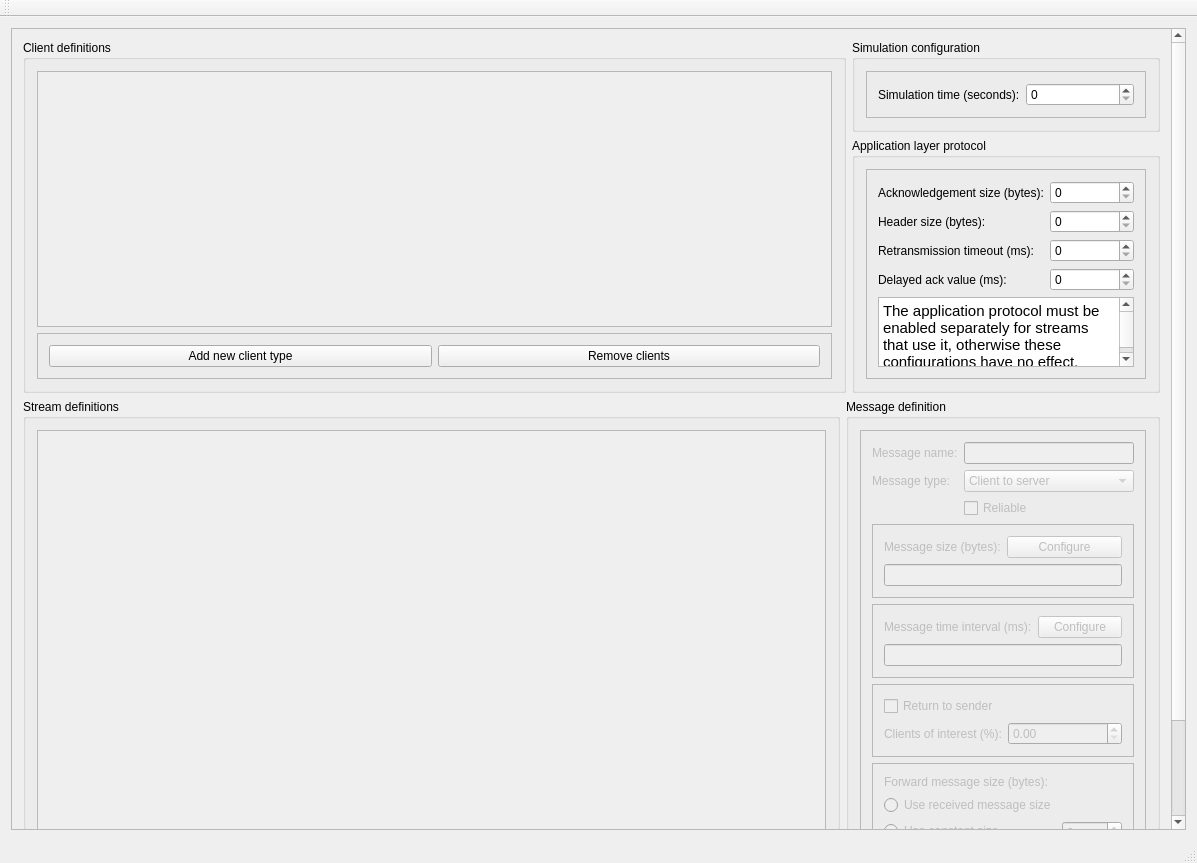
<?xml version="1.0" encoding="UTF-8"?>
<ui version="4.0">
 <class>MainWindow</class>
 <widget class="QMainWindow" name="MainWindow">
  <property name="geometry">
   <rect>
    <x>0</x>
    <y>0</y>
    <width>1197</width>
    <height>863</height>
   </rect>
  </property>
  <property name="windowTitle">
   <string>MainWindow</string>
  </property>
  <widget class="QWidget" name="centralWidget">
   <property name="sizePolicy">
    <sizepolicy hsizetype="Preferred" vsizetype="Preferred">
     <horstretch>0</horstretch>
     <verstretch>0</verstretch>
    </sizepolicy>
   </property>
   <layout class="QGridLayout" name="gridLayout">
    <item row="0" column="0">
     <widget class="QScrollArea" name="mainScrollArea">
      <property name="widgetResizable">
       <bool>true</bool>
      </property>
      <widget class="QWidget" name="scrollAreaWidgetContents_12">
       <property name="geometry">
        <rect>
         <x>0</x>
         <y>-149</y>
         <width>1161</width>
         <height>960</height>
        </rect>
       </property>
       <layout class="QGridLayout" name="gridLayout_5">
        <item row="0" column="0" rowspan="2" colspan="2">
         <widget class="QGroupBox" name="clientsGroupBox">
          <property name="title">
           <string>Client definitions</string>
          </property>
          <layout class="QVBoxLayout" name="verticalLayout">
           <item>
            <widget class="QScrollArea" name="clientScrollArea">
             <property name="widgetResizable">
              <bool>true</bool>
             </property>
             <widget class="QWidget" name="scrollAreaWidgetContents_14">
              <property name="geometry">
               <rect>
                <x>0</x>
                <y>0</y>
                <width>790</width>
                <height>264</height>
               </rect>
              </property>
             </widget>
            </widget>
           </item>
           <item>
            <widget class="QFrame" name="clientFrame">
             <property name="frameShape">
              <enum>QFrame::StyledPanel</enum>
             </property>
             <property name="frameShadow">
              <enum>QFrame::Raised</enum>
             </property>
             <layout class="QHBoxLayout" name="horizontalLayout">
              <item>
               <widget class="QPushButton" name="addClientButton">
                <property name="toolTip">
                 <string>Add defined amount of new client types. Copies values from previous client type.</string>
                </property>
                <property name="text">
                 <string>Add new client type</string>
                </property>
               </widget>
              </item>
              <item>
               <widget class="QPushButton" name="removeClientButton">
                <property name="toolTip">
                 <string>Remove client types from list.</string>
                </property>
                <property name="text">
                 <string>Remove clients</string>
                </property>
               </widget>
              </item>
             </layout>
            </widget>
           </item>
          </layout>
         </widget>
        </item>
        <item row="0" column="2">
         <widget class="QGroupBox" name="groupBox_2">
          <property name="title">
           <string>Simulation configuration</string>
          </property>
          <layout class="QVBoxLayout" name="verticalLayout_2">
           <item>
            <widget class="QFrame" name="frame_2">
             <property name="frameShape">
              <enum>QFrame::StyledPanel</enum>
             </property>
             <property name="frameShadow">
              <enum>QFrame::Raised</enum>
             </property>
             <layout class="QGridLayout" name="gridLayout_2">
              <item row="0" column="0">
               <widget class="QLabel" name="label_6">
                <property name="text">
                 <string>Simulation time (seconds):</string>
                </property>
               </widget>
              </item>
              <item row="0" column="1">
               <widget class="QSpinBox" name="simTime">
                <property name="toolTip">
                 <string>Defines the simulation execution time.</string>
                </property>
               </widget>
              </item>
             </layout>
            </widget>
           </item>
          </layout>
         </widget>
        </item>
        <item row="1" column="2">
         <widget class="QGroupBox" name="groupBox">
          <property name="title">
           <string>Application layer protocol</string>
          </property>
          <layout class="QVBoxLayout" name="verticalLayout_3">
           <item>
            <widget class="QFrame" name="frame">
             <property name="frameShape">
              <enum>QFrame::StyledPanel</enum>
             </property>
             <property name="frameShadow">
              <enum>QFrame::Raised</enum>
             </property>
             <layout class="QGridLayout" name="gridLayout_3">
              <item row="0" column="0">
               <widget class="QLabel" name="label_2">
                <property name="text">
                 <string>Acknowledgement size (bytes):</string>
                </property>
               </widget>
              </item>
              <item row="0" column="1">
               <widget class="QSpinBox" name="appProto_ackSize">
                <property name="toolTip">
                 <string>The acknowledgement payload size</string>
                </property>
               </widget>
              </item>
              <item row="1" column="0">
               <widget class="QLabel" name="label_3">
                <property name="text">
                 <string>Header size (bytes):</string>
                </property>
               </widget>
              </item>
              <item row="1" column="1">
               <widget class="QSpinBox" name="appProto_headerSize">
                <property name="toolTip">
                 <string>Size of the application protocol header.</string>
                </property>
               </widget>
              </item>
              <item row="2" column="0">
               <widget class="QLabel" name="label_4">
                <property name="text">
                 <string>Retransmission timeout (ms):</string>
                </property>
               </widget>
              </item>
              <item row="2" column="1">
               <widget class="QSpinBox" name="appProto_RTO">
                <property name="toolTip">
                 <string>The time limit when the message is retransmitted.</string>
                </property>
               </widget>
              </item>
              <item row="3" column="0">
               <widget class="QLabel" name="label_5">
                <property name="text">
                 <string>Delayed ack value (ms):</string>
                </property>
               </widget>
              </item>
              <item row="3" column="1">
               <widget class="QSpinBox" name="appProto_delAck">
                <property name="toolTip">
                 <string>Waiting time before an acknowledgement is sent.</string>
                </property>
               </widget>
              </item>
              <item row="4" column="0" colspan="2">
               <widget class="QTextBrowser" name="textBrowser">
                <property name="html">
                 <string>&lt;!DOCTYPE HTML PUBLIC &quot;-//W3C//DTD HTML 4.0//EN&quot; &quot;http://www.w3.org/TR/REC-html40/strict.dtd&quot;&gt;
&lt;html&gt;&lt;head&gt;&lt;meta name=&quot;qrichtext&quot; content=&quot;1&quot; /&gt;&lt;style type=&quot;text/css&quot;&gt;
p, li { white-space: pre-wrap; }
&lt;/style&gt;&lt;/head&gt;&lt;body style=&quot; font-family:'Ubuntu'; font-size:11pt; font-weight:400; font-style:normal;&quot;&gt;
&lt;p style=&quot; margin-top:0px; margin-bottom:0px; margin-left:0px; margin-right:0px; -qt-block-indent:0; text-indent:0px;&quot;&gt;The application protocol must be enabled separately for streams that use it, otherwise these configurations have no effect.&lt;/p&gt;&lt;/body&gt;&lt;/html&gt;</string>
                </property>
               </widget>
              </item>
             </layout>
            </widget>
           </item>
          </layout>
         </widget>
        </item>
        <item row="2" column="0">
         <widget class="QGroupBox" name="streamsGroupBox">
          <property name="toolTip">
           <string>Different streams can be added here.</string>
          </property>
          <property name="styleSheet">
           <string notr="true"/>
          </property>
          <property name="title">
           <string>Stream definitions</string>
          </property>
          <layout class="QVBoxLayout" name="verticalLayout_4">
           <item>
            <widget class="QScrollArea" name="streamScrollArea">
             <property name="widgetResizable">
              <bool>true</bool>
             </property>
             <widget class="QWidget" name="scrollAreaWidgetContents_13">
              <property name="geometry">
               <rect>
                <x>0</x>
                <y>0</y>
                <width>768</width>
                <height>490</height>
               </rect>
              </property>
             </widget>
            </widget>
           </item>
           <item>
            <widget class="QFrame" name="streamFrame">
             <property name="frameShape">
              <enum>QFrame::StyledPanel</enum>
             </property>
             <property name="frameShadow">
              <enum>QFrame::Raised</enum>
             </property>
             <layout class="QHBoxLayout" name="horizontalLayout_2">
              <item>
               <widget class="QPushButton" name="addStreamButton">
                <property name="toolTip">
                 <string>Add new stream to the list.</string>
                </property>
                <property name="text">
                 <string>Add stream</string>
                </property>
               </widget>
              </item>
              <item>
               <widget class="QPushButton" name="removeStreamButton">
                <property name="toolTip">
                 <string>Remove previous stream from the list.</string>
                </property>
                <property name="text">
                 <string>Remove stream</string>
                </property>
               </widget>
              </item>
             </layout>
            </widget>
           </item>
          </layout>
         </widget>
        </item>
        <item row="2" column="1" colspan="2">
         <widget class="QGroupBox" name="messageEditor">
          <property name="enabled">
           <bool>true</bool>
          </property>
          <property name="title">
           <string>Message definition</string>
          </property>
          <layout class="QHBoxLayout" name="horizontalLayout_4">
           <item>
            <widget class="QFrame" name="message">
             <property name="enabled">
              <bool>false</bool>
             </property>
             <property name="frameShape">
              <enum>QFrame::StyledPanel</enum>
             </property>
             <property name="frameShadow">
              <enum>QFrame::Raised</enum>
             </property>
             <layout class="QFormLayout" name="formLayout">
              <property name="fieldGrowthPolicy">
               <enum>QFormLayout::AllNonFixedFieldsGrow</enum>
              </property>
              <item row="0" column="0">
               <widget class="QLabel" name="message_nameLabel">
                <property name="enabled">
                 <bool>false</bool>
                </property>
                <property name="text">
                 <string>Message name:</string>
                </property>
               </widget>
              </item>
              <item row="0" column="1">
               <widget class="QLineEdit" name="message_name">
                <property name="enabled">
                 <bool>false</bool>
                </property>
                <property name="toolTip">
                 <string>Each message must have unique name. </string>
                </property>
               </widget>
              </item>
              <item row="2" column="0">
               <widget class="QLabel" name="message_typeLabel">
                <property name="enabled">
                 <bool>false</bool>
                </property>
                <property name="text">
                 <string>Message type:</string>
                </property>
               </widget>
              </item>
              <item row="2" column="1">
               <widget class="QComboBox" name="message_type">
                <property name="enabled">
                 <bool>false</bool>
                </property>
                <property name="toolTip">
                 <string>Changes message type.</string>
                </property>
                <item>
                 <property name="text">
                  <string>Client to server</string>
                 </property>
                </item>
                <item>
                 <property name="text">
                  <string>Server to client</string>
                 </property>
                </item>
               </widget>
              </item>
              <item row="3" column="1">
               <widget class="QCheckBox" name="message_reliable">
                <property name="enabled">
                 <bool>false</bool>
                </property>
                <property name="toolTip">
                 <string>If application protocol is enabled in UDP stream, messages can be reliable or unreliable.</string>
                </property>
                <property name="text">
                 <string>Reliable</string>
                </property>
               </widget>
              </item>
              <item row="4" column="0" colspan="2">
               <widget class="QFrame" name="message_sizeFrame">
                <property name="toolTip">
                 <string>Message size definition in bytes.</string>
                </property>
                <property name="frameShape">
                 <enum>QFrame::StyledPanel</enum>
                </property>
                <property name="frameShadow">
                 <enum>QFrame::Raised</enum>
                </property>
                <layout class="QFormLayout" name="formLayout_2">
                 <property name="fieldGrowthPolicy">
                  <enum>QFormLayout::AllNonFixedFieldsGrow</enum>
                 </property>
                 <item row="0" column="0">
                  <widget class="QLabel" name="message_size">
                   <property name="enabled">
                    <bool>false</bool>
                   </property>
                   <property name="toolTip">
                    <string/>
                   </property>
                   <property name="text">
                    <string>Message size (bytes):</string>
                   </property>
                  </widget>
                 </item>
                 <item row="0" column="1">
                  <widget class="QPushButton" name="message_configMessageSize">
                   <property name="text">
                    <string>Configure</string>
                   </property>
                  </widget>
                 </item>
                 <item row="1" column="0" colspan="2">
                  <widget class="QLineEdit" name="message_sizeDistribution"/>
                 </item>
                </layout>
               </widget>
              </item>
              <item row="5" column="0" colspan="2">
               <widget class="QFrame" name="message_timeIntervalFrame">
                <property name="toolTip">
                 <string>Time interval of two consecutive messages in milliseconds.</string>
                </property>
                <property name="frameShape">
                 <enum>QFrame::StyledPanel</enum>
                </property>
                <property name="frameShadow">
                 <enum>QFrame::Raised</enum>
                </property>
                <layout class="QFormLayout" name="formLayout_3">
                 <property name="fieldGrowthPolicy">
                  <enum>QFormLayout::AllNonFixedFieldsGrow</enum>
                 </property>
                 <item row="0" column="0">
                  <widget class="QLabel" name="message_timeInterval">
                   <property name="enabled">
                    <bool>false</bool>
                   </property>
                   <property name="text">
                    <string>Message time interval (ms):</string>
                   </property>
                  </widget>
                 </item>
                 <item row="0" column="1">
                  <widget class="QPushButton" name="message_configTimeInterval">
                   <property name="text">
                    <string>Configure</string>
                   </property>
                  </widget>
                 </item>
                 <item row="1" column="0" colspan="2">
                  <widget class="QLineEdit" name="message_timeIntervalDistribution"/>
                 </item>
                </layout>
               </widget>
              </item>
              <item row="8" column="0" colspan="2">
               <widget class="QFrame" name="message_forwardMessageSizeFrame">
                <property name="toolTip">
                 <string>The size of the forwarded (or returned) message in bytes.</string>
                </property>
                <property name="frameShape">
                 <enum>QFrame::StyledPanel</enum>
                </property>
                <property name="frameShadow">
                 <enum>QFrame::Raised</enum>
                </property>
                <layout class="QFormLayout" name="formLayout_5">
                 <item row="1" column="0">
                  <widget class="QLabel" name="message_forwardMessageSize">
                   <property name="enabled">
                    <bool>false</bool>
                   </property>
                   <property name="text">
                    <string>Forward message size (bytes):</string>
                   </property>
                  </widget>
                 </item>
                 <item row="2" column="0">
                  <widget class="QRadioButton" name="message_forwardMessageSizeRadioButton_received">
                   <property name="toolTip">
                    <string>Use size similar to the received message.</string>
                   </property>
                   <property name="text">
                    <string>Use received message size</string>
                   </property>
                  </widget>
                 </item>
                 <item row="3" column="0">
                  <widget class="QRadioButton" name="message_forwardMessageSizeRadioButton_constant">
                   <property name="toolTip">
                    <string>Use constant size regardless of the received message size.</string>
                   </property>
                   <property name="text">
                    <string>Use constant size</string>
                   </property>
                  </widget>
                 </item>
                 <item row="3" column="1">
                  <widget class="QSpinBox" name="message_forwardMessageSpinBox">
                   <property name="toolTip">
                    <string>Defines a constant forward message size.</string>
                   </property>
                  </widget>
                 </item>
                </layout>
               </widget>
              </item>
              <item row="10" column="0" colspan="2">
               <widget class="QLabel" name="message_errorLabel">
                <property name="palette">
                 <palette>
                  <active>
                   <colorrole role="WindowText">
                    <brush brushstyle="SolidPattern">
                     <color alpha="255">
                      <red>0</red>
                      <green>0</green>
                      <blue>0</blue>
                     </color>
                    </brush>
                   </colorrole>
                   <colorrole role="Button">
                    <brush brushstyle="SolidPattern">
                     <color alpha="255">
                      <red>255</red>
                      <green>0</green>
                      <blue>0</blue>
                     </color>
                    </brush>
                   </colorrole>
                   <colorrole role="Light">
                    <brush brushstyle="SolidPattern">
                     <color alpha="255">
                      <red>255</red>
                      <green>127</green>
                      <blue>127</blue>
                     </color>
                    </brush>
                   </colorrole>
                   <colorrole role="Midlight">
                    <brush brushstyle="SolidPattern">
                     <color alpha="255">
                      <red>255</red>
                      <green>63</green>
                      <blue>63</blue>
                     </color>
                    </brush>
                   </colorrole>
                   <colorrole role="Dark">
                    <brush brushstyle="SolidPattern">
                     <color alpha="255">
                      <red>127</red>
                      <green>0</green>
                      <blue>0</blue>
                     </color>
                    </brush>
                   </colorrole>
                   <colorrole role="Mid">
                    <brush brushstyle="SolidPattern">
                     <color alpha="255">
                      <red>170</red>
                      <green>0</green>
                      <blue>0</blue>
                     </color>
                    </brush>
                   </colorrole>
                   <colorrole role="Text">
                    <brush brushstyle="SolidPattern">
                     <color alpha="255">
                      <red>0</red>
                      <green>0</green>
                      <blue>0</blue>
                     </color>
                    </brush>
                   </colorrole>
                   <colorrole role="BrightText">
                    <brush brushstyle="SolidPattern">
                     <color alpha="255">
                      <red>255</red>
                      <green>255</green>
                      <blue>255</blue>
                     </color>
                    </brush>
                   </colorrole>
                   <colorrole role="ButtonText">
                    <brush brushstyle="SolidPattern">
                     <color alpha="255">
                      <red>0</red>
                      <green>0</green>
                      <blue>0</blue>
                     </color>
                    </brush>
                   </colorrole>
                   <colorrole role="Base">
                    <brush brushstyle="SolidPattern">
                     <color alpha="255">
                      <red>255</red>
                      <green>255</green>
                      <blue>255</blue>
                     </color>
                    </brush>
                   </colorrole>
                   <colorrole role="Window">
                    <brush brushstyle="SolidPattern">
                     <color alpha="255">
                      <red>255</red>
                      <green>0</green>
                      <blue>0</blue>
                     </color>
                    </brush>
                   </colorrole>
                   <colorrole role="Shadow">
                    <brush brushstyle="SolidPattern">
                     <color alpha="255">
                      <red>0</red>
                      <green>0</green>
                      <blue>0</blue>
                     </color>
                    </brush>
                   </colorrole>
                   <colorrole role="AlternateBase">
                    <brush brushstyle="SolidPattern">
                     <color alpha="255">
                      <red>255</red>
                      <green>127</green>
                      <blue>127</blue>
                     </color>
                    </brush>
                   </colorrole>
                   <colorrole role="ToolTipBase">
                    <brush brushstyle="SolidPattern">
                     <color alpha="255">
                      <red>255</red>
                      <green>255</green>
                      <blue>220</blue>
                     </color>
                    </brush>
                   </colorrole>
                   <colorrole role="ToolTipText">
                    <brush brushstyle="SolidPattern">
                     <color alpha="255">
                      <red>0</red>
                      <green>0</green>
                      <blue>0</blue>
                     </color>
                    </brush>
                   </colorrole>
                  </active>
                  <inactive>
                   <colorrole role="WindowText">
                    <brush brushstyle="SolidPattern">
                     <color alpha="255">
                      <red>0</red>
                      <green>0</green>
                      <blue>0</blue>
                     </color>
                    </brush>
                   </colorrole>
                   <colorrole role="Button">
                    <brush brushstyle="SolidPattern">
                     <color alpha="255">
                      <red>255</red>
                      <green>0</green>
                      <blue>0</blue>
                     </color>
                    </brush>
                   </colorrole>
                   <colorrole role="Light">
                    <brush brushstyle="SolidPattern">
                     <color alpha="255">
                      <red>255</red>
                      <green>127</green>
                      <blue>127</blue>
                     </color>
                    </brush>
                   </colorrole>
                   <colorrole role="Midlight">
                    <brush brushstyle="SolidPattern">
                     <color alpha="255">
                      <red>255</red>
                      <green>63</green>
                      <blue>63</blue>
                     </color>
                    </brush>
                   </colorrole>
                   <colorrole role="Dark">
                    <brush brushstyle="SolidPattern">
                     <color alpha="255">
                      <red>127</red>
                      <green>0</green>
                      <blue>0</blue>
                     </color>
                    </brush>
                   </colorrole>
                   <colorrole role="Mid">
                    <brush brushstyle="SolidPattern">
                     <color alpha="255">
                      <red>170</red>
                      <green>0</green>
                      <blue>0</blue>
                     </color>
                    </brush>
                   </colorrole>
                   <colorrole role="Text">
                    <brush brushstyle="SolidPattern">
                     <color alpha="255">
                      <red>0</red>
                      <green>0</green>
                      <blue>0</blue>
                     </color>
                    </brush>
                   </colorrole>
                   <colorrole role="BrightText">
                    <brush brushstyle="SolidPattern">
                     <color alpha="255">
                      <red>255</red>
                      <green>255</green>
                      <blue>255</blue>
                     </color>
                    </brush>
                   </colorrole>
                   <colorrole role="ButtonText">
                    <brush brushstyle="SolidPattern">
                     <color alpha="255">
                      <red>0</red>
                      <green>0</green>
                      <blue>0</blue>
                     </color>
                    </brush>
                   </colorrole>
                   <colorrole role="Base">
                    <brush brushstyle="SolidPattern">
                     <color alpha="255">
                      <red>255</red>
                      <green>255</green>
                      <blue>255</blue>
                     </color>
                    </brush>
                   </colorrole>
                   <colorrole role="Window">
                    <brush brushstyle="SolidPattern">
                     <color alpha="255">
                      <red>255</red>
                      <green>0</green>
                      <blue>0</blue>
                     </color>
                    </brush>
                   </colorrole>
                   <colorrole role="Shadow">
                    <brush brushstyle="SolidPattern">
                     <color alpha="255">
                      <red>0</red>
                      <green>0</green>
                      <blue>0</blue>
                     </color>
                    </brush>
                   </colorrole>
                   <colorrole role="AlternateBase">
                    <brush brushstyle="SolidPattern">
                     <color alpha="255">
                      <red>255</red>
                      <green>127</green>
                      <blue>127</blue>
                     </color>
                    </brush>
                   </colorrole>
                   <colorrole role="ToolTipBase">
                    <brush brushstyle="SolidPattern">
                     <color alpha="255">
                      <red>255</red>
                      <green>255</green>
                      <blue>220</blue>
                     </color>
                    </brush>
                   </colorrole>
                   <colorrole role="ToolTipText">
                    <brush brushstyle="SolidPattern">
                     <color alpha="255">
                      <red>0</red>
                      <green>0</green>
                      <blue>0</blue>
                     </color>
                    </brush>
                   </colorrole>
                  </inactive>
                  <disabled>
                   <colorrole role="WindowText">
                    <brush brushstyle="SolidPattern">
                     <color alpha="255">
                      <red>127</red>
                      <green>0</green>
                      <blue>0</blue>
                     </color>
                    </brush>
                   </colorrole>
                   <colorrole role="Button">
                    <brush brushstyle="SolidPattern">
                     <color alpha="255">
                      <red>255</red>
                      <green>0</green>
                      <blue>0</blue>
                     </color>
                    </brush>
                   </colorrole>
                   <colorrole role="Light">
                    <brush brushstyle="SolidPattern">
                     <color alpha="255">
                      <red>255</red>
                      <green>127</green>
                      <blue>127</blue>
                     </color>
                    </brush>
                   </colorrole>
                   <colorrole role="Midlight">
                    <brush brushstyle="SolidPattern">
                     <color alpha="255">
                      <red>255</red>
                      <green>63</green>
                      <blue>63</blue>
                     </color>
                    </brush>
                   </colorrole>
                   <colorrole role="Dark">
                    <brush brushstyle="SolidPattern">
                     <color alpha="255">
                      <red>127</red>
                      <green>0</green>
                      <blue>0</blue>
                     </color>
                    </brush>
                   </colorrole>
                   <colorrole role="Mid">
                    <brush brushstyle="SolidPattern">
                     <color alpha="255">
                      <red>170</red>
                      <green>0</green>
                      <blue>0</blue>
                     </color>
                    </brush>
                   </colorrole>
                   <colorrole role="Text">
                    <brush brushstyle="SolidPattern">
                     <color alpha="255">
                      <red>127</red>
                      <green>0</green>
                      <blue>0</blue>
                     </color>
                    </brush>
                   </colorrole>
                   <colorrole role="BrightText">
                    <brush brushstyle="SolidPattern">
                     <color alpha="255">
                      <red>255</red>
                      <green>255</green>
                      <blue>255</blue>
                     </color>
                    </brush>
                   </colorrole>
                   <colorrole role="ButtonText">
                    <brush brushstyle="SolidPattern">
                     <color alpha="255">
                      <red>127</red>
                      <green>0</green>
                      <blue>0</blue>
                     </color>
                    </brush>
                   </colorrole>
                   <colorrole role="Base">
                    <brush brushstyle="SolidPattern">
                     <color alpha="255">
                      <red>255</red>
                      <green>0</green>
                      <blue>0</blue>
                     </color>
                    </brush>
                   </colorrole>
                   <colorrole role="Window">
                    <brush brushstyle="SolidPattern">
                     <color alpha="255">
                      <red>255</red>
                      <green>0</green>
                      <blue>0</blue>
                     </color>
                    </brush>
                   </colorrole>
                   <colorrole role="Shadow">
                    <brush brushstyle="SolidPattern">
                     <color alpha="255">
                      <red>0</red>
                      <green>0</green>
                      <blue>0</blue>
                     </color>
                    </brush>
                   </colorrole>
                   <colorrole role="AlternateBase">
                    <brush brushstyle="SolidPattern">
                     <color alpha="255">
                      <red>255</red>
                      <green>0</green>
                      <blue>0</blue>
                     </color>
                    </brush>
                   </colorrole>
                   <colorrole role="ToolTipBase">
                    <brush brushstyle="SolidPattern">
                     <color alpha="255">
                      <red>255</red>
                      <green>255</green>
                      <blue>220</blue>
                     </color>
                    </brush>
                   </colorrole>
                   <colorrole role="ToolTipText">
                    <brush brushstyle="SolidPattern">
                     <color alpha="255">
                      <red>0</red>
                      <green>0</green>
                      <blue>0</blue>
                     </color>
                    </brush>
                   </colorrole>
                  </disabled>
                 </palette>
                </property>
                <property name="text">
                 <string/>
                </property>
               </widget>
              </item>
              <item row="11" column="0">
               <widget class="QPushButton" name="message_add">
                <property name="enabled">
                 <bool>false</bool>
                </property>
                <property name="text">
                 <string>Ok</string>
                </property>
               </widget>
              </item>
              <item row="11" column="1">
               <widget class="QPushButton" name="message_cancel">
                <property name="text">
                 <string>Cancel</string>
                </property>
               </widget>
              </item>
              <item row="7" column="0" colspan="2">
               <widget class="QFrame" name="message_clientsOfInterestFrame">
                <property name="enabled">
                 <bool>false</bool>
                </property>
                <property name="toolTip">
                 <string/>
                </property>
                <property name="frameShape">
                 <enum>QFrame::StyledPanel</enum>
                </property>
                <property name="frameShadow">
                 <enum>QFrame::Raised</enum>
                </property>
                <layout class="QFormLayout" name="formLayout_4">
                 <property name="fieldGrowthPolicy">
                  <enum>QFormLayout::AllNonFixedFieldsGrow</enum>
                 </property>
                 <item row="1" column="0">
                  <widget class="QLabel" name="message_clientsOfInterest">
                   <property name="enabled">
                    <bool>false</bool>
                   </property>
                   <property name="toolTip">
                    <string>Defines the percentage of the clients that receive the forwarded message from the server. </string>
                   </property>
                   <property name="text">
                    <string>Clients of interest (%):</string>
                   </property>
                  </widget>
                 </item>
                 <item row="1" column="1">
                  <widget class="QDoubleSpinBox" name="message_clientsOfInterestSpinBox">
                   <property name="toolTip">
                    <string>Defines the percentage of the other clients that receive the  forwarded message from the server. </string>
                   </property>
                  </widget>
                 </item>
                 <item row="0" column="0">
                  <widget class="QCheckBox" name="message_returnToSender">
                   <property name="enabled">
                    <bool>false</bool>
                   </property>
                   <property name="toolTip">
                    <string>Defines whether the receiver returns the message.</string>
                   </property>
                   <property name="text">
                    <string>Return to sender</string>
                   </property>
                  </widget>
                 </item>
                </layout>
               </widget>
              </item>
             </layout>
            </widget>
           </item>
          </layout>
         </widget>
        </item>
       </layout>
      </widget>
     </widget>
    </item>
   </layout>
  </widget>
  <widget class="QToolBar" name="mainToolBar">
   <attribute name="toolBarArea">
    <enum>TopToolBarArea</enum>
   </attribute>
   <attribute name="toolBarBreak">
    <bool>false</bool>
   </attribute>
  </widget>
  <widget class="QStatusBar" name="statusBar"/>
  <widget class="QMenuBar" name="menuBar">
   <property name="geometry">
    <rect>
     <x>0</x>
     <y>0</y>
     <width>1197</width>
     <height>25</height>
    </rect>
   </property>
  </widget>
 </widget>
 <layoutdefault spacing="6" margin="11"/>
 <resources/>
 <connections/>
</ui>
